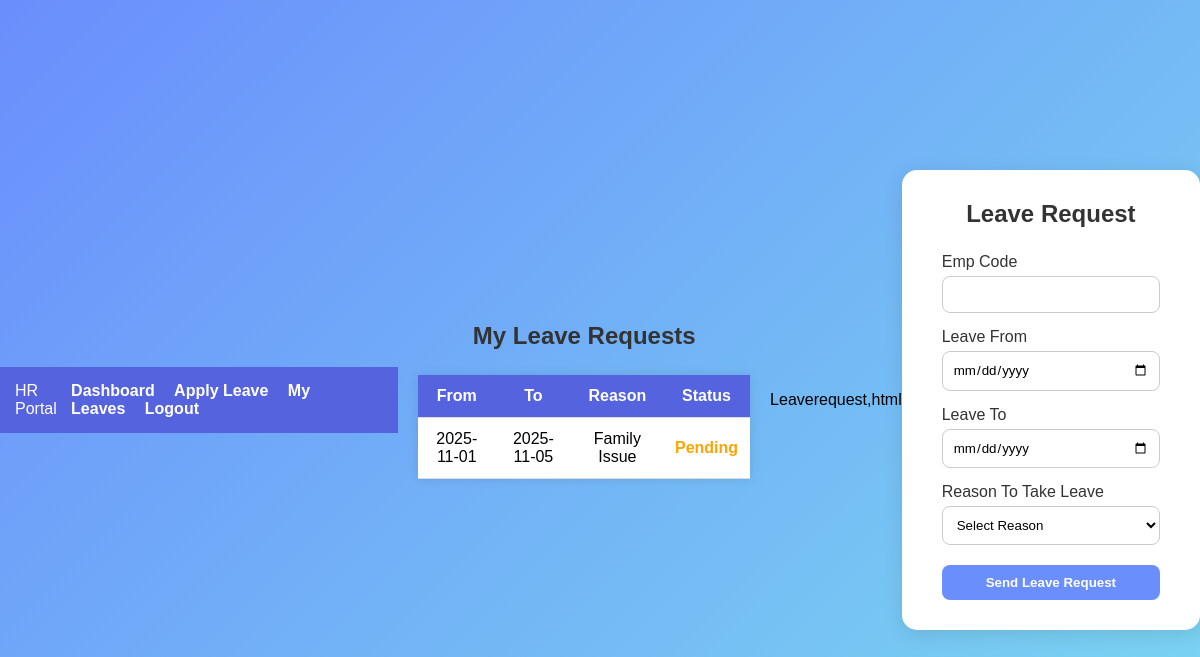
/my_leaves (signed in), run on the app's committed database.
### tables this page shows
CREATE TABLE leave_requests (
                id INTEGER PRIMARY KEY AUTOINCREMENT,
                empcode TEXT,
                supervisor_empcode TEXT,
                leave_from DATE,
                leave_to DATE,
                reason TEXT,
                status TEXT DEFAULT 'Pending',
                email_sent INTEGER DEFAULT 0
                );

### app.py (the view)
@app.route("/my_leaves")
def my_leaves():
    if 'empid' not in session:
        flash("Please log in to view your leaves.", "danger")
        return redirect(url_for("index"))
    empid = session['empid']
    con = sqlite3.connect("test.db")
    cur = con.cursor()
    cur.execute("""
        SELECT leave_from, leave_to, reason, status
        FROM leave_requests
        WHERE empcode = ?
        ORDER BY leave_from DESC
    """, (empid,))
    leaves = cur.fetchall()
    con.close()
    return render_template("my_leaves.html", leaves=leaves)

### templates/my_leaves.html (shortened to what this page needs)
<!DOCTYPE html>
<html lang="en">
<head>
</head>
<body>
    <div class="navbar">
        <div>HR Portal</div>
        <div>
            <a href="{{ url_for('emp') }}">Dashboard</a>
            <a href="{{ url_for('leaverequest') }}">Apply Leave</a>
            <a href="{{ url_for('my_leaves') }}">My Leaves</a>
            <a href="{{ url_for('back') }}">Logout</a>
        </div>
    </div>
    <div class="container">
        <h2>My Leave Requests</h2>
        <table>
            <tr>
                <th>From</th>
                <th>To</th>
                <th>Reason</th>
                <th>Status</th>
            </tr>
            {% for leave in leaves %}
            <tr>
                <td>{{ leave[0] }}</td>
                <td>{{ leave[1] }}</td>
                <td>{{ leave[2] }}</td>
                <td>
                    {% if leave[3] == 'Approved' %}
                        <span class="status-approved">{{ leave[3] }}</span>
                    {% elif leave[3] == 'Rejected' %}
                        <span class="status-rejected">{{ leave[3] }}</span>
                    {% else %}
                        <span class="status-pending">{{ leave[3] }}</span>
                    {% endif %}
                </td>
            </tr>
            {% endfor %}
        </table>
    </div>
</body>
</html>
  <!DOCTYPE html>
  <html lang="en">
  <head>
  </head>
  <body>
    <div class="leave-container">
      <h2>Leave Request</h2>
      <form method="POST" action="{{ url_for('leaverequest') }}">
        <label for="empids">Emp Code</label>
        <input type="text" id="empids" name="empids" required />
        <label for="from">Leave From</label>
        <input type="date" id="from" name="from" required />
        <label for="to">Leave To</label>
        <input type="date" id="to" name="to" required />
        <label for="reason">Reason To Take Leave</label>
        <select id="reason" name="reason" required>
          <option value="">Select Reason</option>
        </select>
        <button type="submit">Send Leave Request</button>
      </form>
    </div>
  </body>
  </html>

### templates/my_leaves.html (style rules this page uses)
body { font-family: Arial, sans-serif; margin: 0; padding: 0; background-color: #f4f4f4; }
.navbar { background-color: #5563DE; color: white; padding: 15px; display: flex; justify-content: space-between; }
.navbar a { color: white; text-decoration: none; margin-right: 15px; font-weight: bold; }
.container { padding: 20px; }
h2 { text-align: center; color: #333; margin-bottom: 20px; }
table { width: 100%; border-collapse: collapse; background-color: white; box-shadow: 0 0 10px rgba(0,0,0,0.1); }
table th, table td { padding: 12px; text-align: center; border-bottom: 1px solid #ddd; }
table th { background-color: #5563DE; color: white; }
.status-pending { color: orange; font-weight: bold; }
* { box-sizing: border-box; margin: 0; padding: 0; font-family: "Poppins", sans-serif; }
body { background: linear-gradient(135deg, #6a8efc, #7ad7f0); height: 100vh; display: flex; justify-content: center; align-items: center; }
.leave-container { background: #ffffff; padding: 30px 40px; border-radius: 15px; box-shadow: 0 4px 20px rgba(0, 0, 0, 0.1); width: 350px; }
h2 { text-align: center; margin-bottom: 25px; color: #333; }
label { display: block; font-weight: 500; margin-top: 15px; color: #333; }
input[type="text"], input[type="date"], select { width: 100%; padding: 10px; margin-top: 5px; border: 1px solid #ccc; border-radius: 8px; outline: none; transition: border-color 0.3s ease; }
select { background-color: #fff; cursor: pointer; }
button { width: 100%; margin-top: 20px; padding: 10px; background-color: #6a8efc; border: none; color: white; font-weight: 600; border-radius: 8px; cursor: pointer; transition: background 0.3s ease; }

### data on the page
leave_requests: leave_from "2025-11-01", leave_to "2025-11-05", reason "Family Issue", status "Pending"
